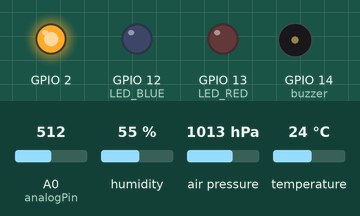
Simulated run of this sketch. Board: ESP8266 (NodeMCU). On the bench: output pins drawn as LEDs (lit = HIGH), buzzer (waves = sounding, pin HIGH). Inputs (shaded band) come from the test bench; at power-on: A0 (analogPin) = 512, humidity 55 %, air pressure 1013 hPa, temperature 24 °C. WiFi joins after 1.5 s; servers stay silent unless stated; no MQTT or app messages arrive unless stated; what the sketch prints to the serial monitor is not drawn.

Above: at 2.7 s.
2.8 s: A0 (analogPin) set to 200
At 6.4 s:
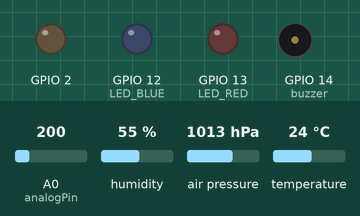
7.1 s: A0 (analogPin) set to 169
At 10.6 s:
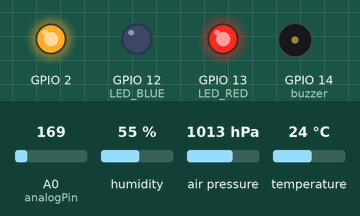
20.8 s: A0 (analogPin) set to 30
Timing chart, 0 to 32.3 s (numbered marks = the images above; inputs shaded):
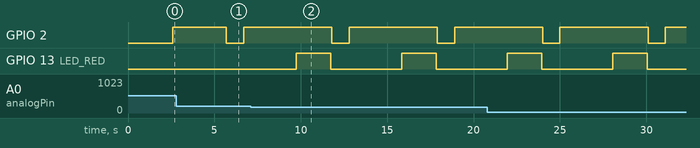

The sketch:

FIRMWARE.ino
```cpp
#include <PubSubClient.h>
#include <ESP8266WiFi.h>
#include <stdlib.h>
#include <Wire.h>
#include <Adafruit_Sensor.h>
#include <Adafruit_BME280.h>

#define SEALEVELPRESSURE_HPA (1013.25)

/////////////////// Definición del pin de MQ2 ///////////////////
#define sensorPin 0 //D3-Naranja

/////////////////// Definición de pines para ADC ///////////////////
#define analogPin A0 /* ESP8266 Analog Pin ADC0 = A0 */

/////////////////// DEFINICIÓN PINES DE LOS LEDS ////////////////////
#define LED_BLUE 12 // LED AZUL
#define LED_RED  13 // LED ROJO

// WiFi
// Casa
//const char *ssid =  "REX2.4";    // replace with your wifi ssid and wpa2 key
//const char *pass =  "Daniel0625";//WiFi Password

// Configuración de Wifi del celular
const char *ssid =  "Daniel's Galaxy Note20 Ultra";    // replace with your wifi ssid and wpa2 key
const char *pass =  "19990625";//WiFi Password
const unsigned char buzzer = 14; //D5-VERDE KK, define el pin para el buzzer

/////////////////// Variables para mediciones ///////////////////
int lpg; // Valor de detección de gas
int lpgA; // Valor de detección de gas (alterno)
float TEMP; // Temperatura
float HUM; // Humedad
float PRESS; // Presión atmosférica
float ALT; // Altitud
int adcValue = 0;  // Variable para almacenar el valor del ADC
float BAT;  // Variable para almacenar el valor de la batería


// Instancia del sensor BME280
Adafruit_BME280 bme; // Sensor de temperatura, humedad y presión (I2C)

WiFiClient client; // Cliente WiFi
PubSubClient pubsub_client(client); // Cliente MQTT

/////////////////// Configuración inicial ///////////////////

void setup()
{
  pinMode(LED_BUILTIN, OUTPUT);  // Inicializa el pin LED_BUILTIN como salida
  pinMode(buzzer, OUTPUT); // Inicializa el pin del buzzer como salida
  pinMode(LED_RED, OUTPUT); // Configura el pin del LED rojo como salida
  pinMode(LED_BLUE, OUTPUT); // Configura el pin del LED azul como salida

  Serial.begin(9600); // Inicia la comunicación serial a 9600 baudios
  delay(10);


  Serial.println(F("BME280 test"));

  // Inicialización del sensor BME280
  bool status;
  status = bme.begin(0x76);
  if (!status) {
    Serial.println("Could not detect a BME280 sensor, Fix wiring Connections!");
    while (1);
  }

  Serial.println("-- Print BME280 readings--");
  Serial.println();

  // Conexión a la red WiFi
  Serial.println("Connecting to ");
  Serial.println(ssid);

  WiFi.begin(ssid, pass);
  while (WiFi.status() != WL_CONNECTED)
    {
      delay(500);
      Serial.print(".");
    }
  Serial.println("");
  Serial.println("WiFi connected");

  // Conexión al servidor MQTT (Thingsboard)
  pubsub_client.setServer("iot.eie.ucr.ac.cr", 1883); // This is default if you are using thingsboard

  while (!pubsub_client.connect ("Lab_04_B72018_B87388","aknw9qgidmkg8t5radyi", NULL)) // This need to be configured by adding a new device and copying the access token
    {
      delay(500);
      Serial.print(".");
    }
    Serial.println("");
    Serial.println("Thingsboard connected");
}

/////////////////// Bucle principal ///////////////////

void loop()
{
  // Lectura del sensor de gas MQ2
  lpg = digitalRead(sensorPin);
  Serial.print("Air:");
  Serial.println(lpg);
  digitalWrite(LED_BUILTIN, LOW);
  delay(1000);                      // Wait for a second
  digitalWrite(LED_BUILTIN, HIGH);  // Turn the LED off by making the voltage HIGH
  delay(2000);

  // Lectura del valor de la batería a través del ADC
  adcValue = analogRead(analogPin); /* Read the Analog Input value */
  BAT=(((float)adcValue/920)*100);
  Serial.print("Bateria = ");
  Serial.print(BAT);
  Serial.println("%");

  // Lecturas del sensor BME280
  Serial.print("Temperature = ");
  TEMP=bme.readTemperature();
  Serial.print(TEMP);
  Serial.println(" *C");

  Serial.print("Pressure = ");
  PRESS=(bme.readPressure() / 100.0F);
  Serial.print(PRESS);
  Serial.println(" hPa");

  Serial.print("Approx. Altitude = ");
  ALT=(bme.readAltitude(SEALEVELPRESSURE_HPA));
  Serial.print(ALT);
  Serial.println(" m");

  Serial.print("Humidity = ");
  HUM=bme.readHumidity();
  Serial.print(HUM);
  Serial.println(" %");

  Serial.println();
  delay(1000);

  // Encender el LED rojo si la batería está baja
  if (BAT < 20) { // Valor menor a 20
    digitalWrite(LED_RED, HIGH); // Encender el LED rojo
    delay(2000); // Esperar 1 segundo
    digitalWrite(LED_RED, LOW); // Encender el LED rojo
  }

  if (lpg == 0)
  {
  // Se detecta humo
  Serial.println("Smoke: Detected!");
  digitalWrite(LED_BLUE, HIGH); // Encender el LED AZUL cuando se detecte humo
  tone(buzzer, 1000); // Emitir sonido de alarma
  delay(1000);        // Durante 1 segundo
  noTone(buzzer);     // Detener el sonido
  delay(1000);        // Esperar 1 segundo
  digitalWrite(LED_BLUE, LOW); // Encender el LED AZUL cuando se detecte humo
  }

  // Crear el payload JSON con todas las variables y publicarlo en ThingsBoard
  String payload = "{";
  payload += "\"lpg\":"; payload += !lpg;
  payload += ",\"temperature\":"; payload += TEMP;
  payload += ",\"pressure\":"; payload += PRESS;
  payload += ",\"altitude\":"; payload += ALT;
  payload += ",\"humidity\":"; payload += HUM;
  payload += ",\"BAT\":"; payload += BAT;
  payload += "}";
  Serial.println(payload);

  // Publicar el payload en ThingsBoard
  if(pubsub_client.publish("v1/devices/me/telemetry", payload.c_str()))
    Serial.println("Published");
}
```

Measured:
- the behaviour switches between 184 and 183 on A0 (analogPin) (found by bisection; images 1 and 2)
- after the input at 7.1 s, GPIO 2: alternates HIGH for 5.1 s and LOW for 1.0 s, starting after 4.7 s; GPIO 13 (LED_RED): alternates HIGH for 2.0 s and LOW for 4.1 s, starting after 2.6 s
